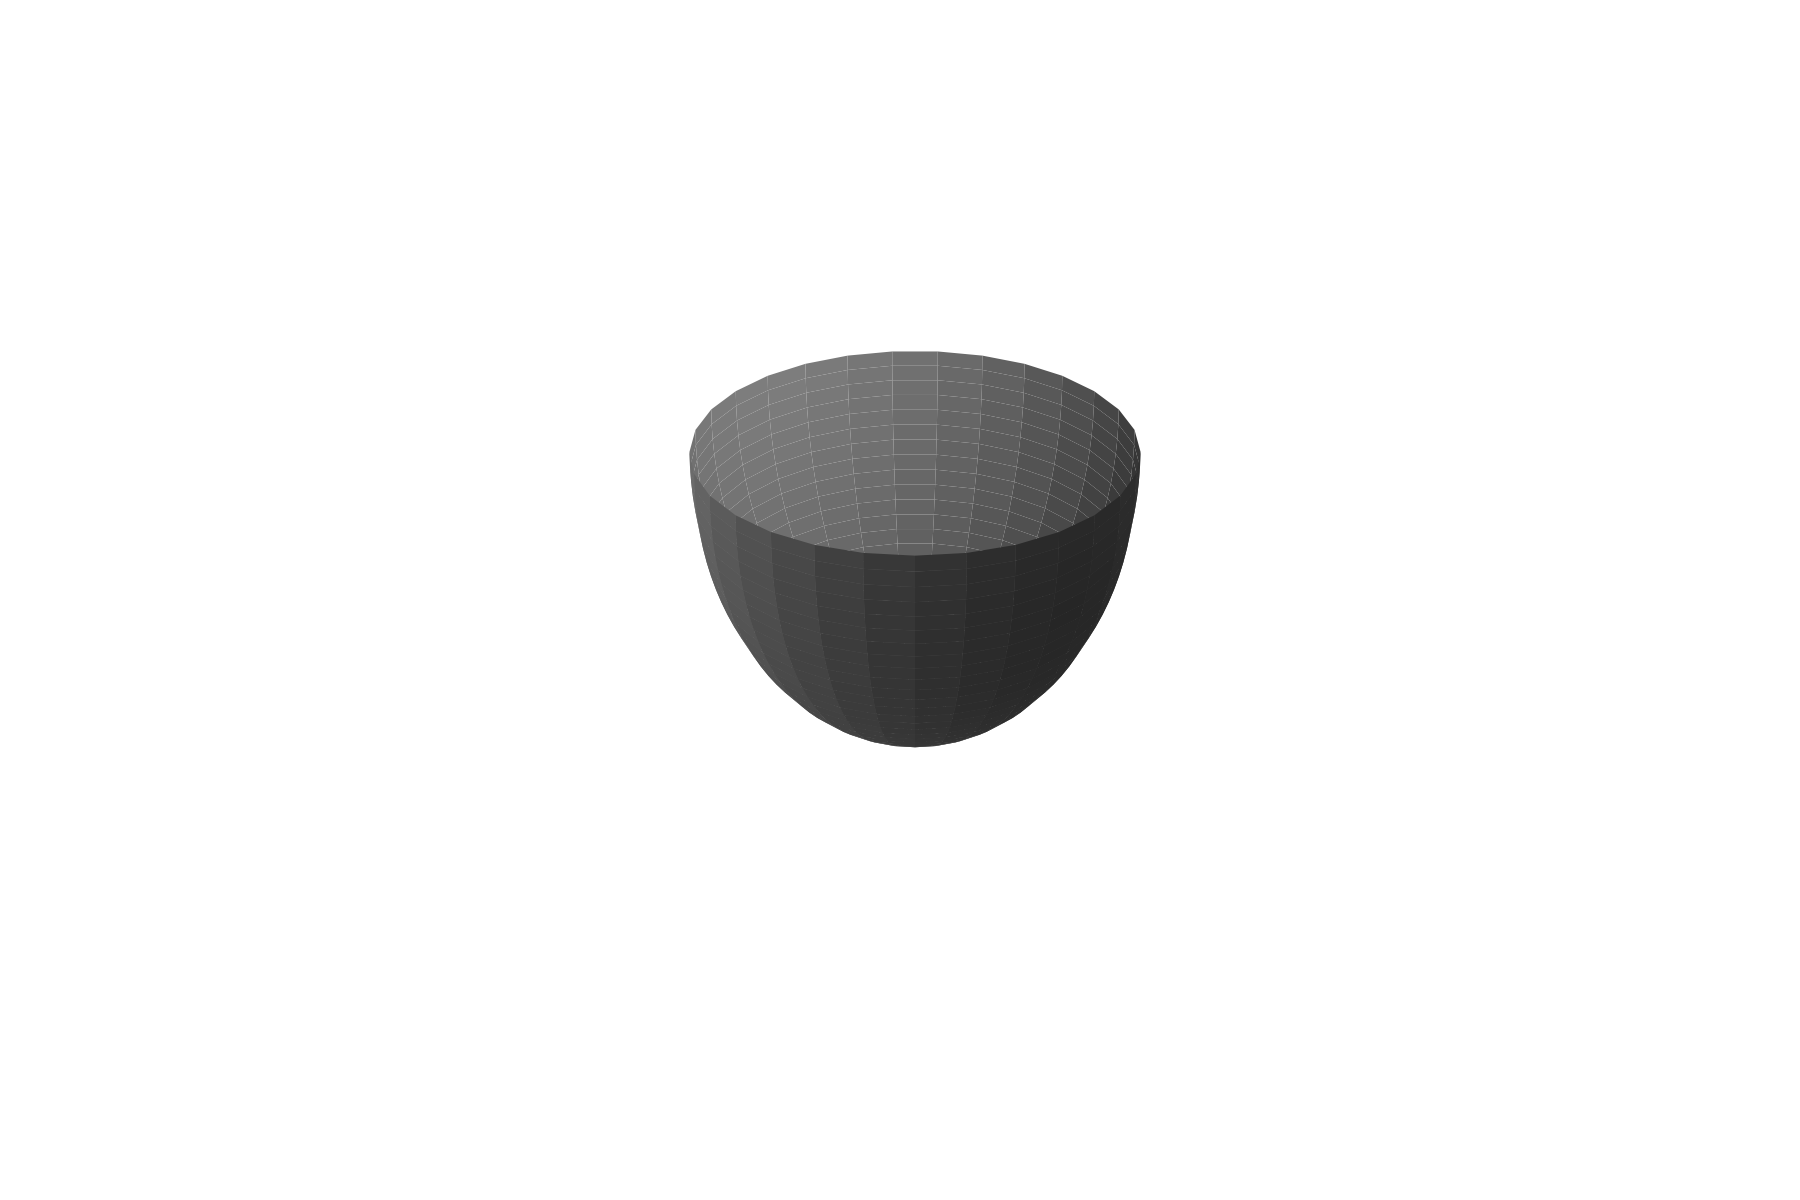

Python code for this plot:
import matplotlib.pyplot as plt
import matplotlib.patches as patches
from mpl_toolkits.mplot3d import Axes3D
from mpl_toolkits.mplot3d.art3d import Poly3DCollection
import numpy as np
import random

def draw_base(filename="bonsai_base.png"):
    base_type = random.choice(["cuboid", "trapezoidal", "cylinder", "curved trapezoidal", "spherical"])
    print(f"Base type selected: {base_type}")
    
    add_feet = random.random() < 0.5
    if base_type == "cylinder":
        draw_3D_base(filename, base_type)
    elif base_type == "spherical":
        draw_3D_base(filename, base_type)
    else:
        draw_flat_base(filename, base_type, add_feet)

def draw_3D_base(filename, base_type):
    fig = plt.figure(figsize=(6, 4))
    ax = fig.add_subplot(111, projection='3d')
    ax.axis('off')

    height = random.uniform(0.5, 2.0)
    width = random.uniform(4.0, 8.0)
    depth = random.uniform(2.0, 4.0)

    if base_type == "cylinder":
        r_top = random.uniform(0.5, 1.0) * (width / 2)
        r_bot = width / 2
        z = np.linspace(0, height, 30)
        theta = np.linspace(0, 2 * np.pi, 50)
        Z, Theta = np.meshgrid(z, theta)

        R = np.linspace(r_bot, r_top, len(z))
        R = np.tile(R, (len(theta), 1))
        X = R * np.cos(Theta)
        Y = R * np.sin(Theta)

        ax.plot_surface(X, Y, Z, color='gray', edgecolor='none', linewidth=0, alpha=1.0)

    elif base_type == "spherical":
        # Half sphere (hemisphere)
        u = np.linspace(np.pi/2, np.pi, 30)    
        v = np.linspace(0, 2*np.pi, 30)   
        radius = width / 2
        U, V = np.meshgrid(u, v)
        X = radius * np.sin(U) * np.cos(V)
        Y = radius * np.sin(U) * np.sin(V)
        Z = radius * np.cos(U)

        ax.plot_surface(X, Y, Z, color='gray', edgecolor='none', alpha=1.0)

    ax.set_box_aspect([width, depth, height])
    ax.view_init(elev=15, azim=0)
    ax.set_axis_off()
    fig.patch.set_alpha(0.0)
    ax.patch.set_alpha(0.0)
    plt.tight_layout()
    plt.savefig(filename, dpi=300, transparent=True)
    plt.close()
    print(f"Base saved to: {filename}")


def draw_flat_base(filename, base_type, add_feet):
    fig, ax = plt.subplots(figsize=(5, 4))
    ax.set_aspect('equal')
    ax.axis('off')

    width = random.uniform(6, 8)
    height = random.uniform(2, 3)
    top_depth = random.uniform(0.3, 0.5)
    top_shrink = random.uniform(0.7, 0.9)
    corner_radius = min(0.6, height * 0.25)

    # Base front face vertices
    if base_type in ["trapezoidal", "curved trapezoidal"]:
        shrink = random.uniform(0.7, 0.9)
        top_right = (width * shrink + (1 - shrink) * width / 2, height)
        top_left = ((1 - shrink) * width / 2, height)
    else:
        top_left = (0, height)
        top_right = (width, height)

    bottom_left = (0, 0)
    bottom_right = (width, 0)

    def arc(cx, cy, start_angle, end_angle, r, steps=6):
        angles = np.linspace(start_angle, end_angle, steps)
        return [(cx + r * np.cos(a), cy + r * np.sin(a)) for a in angles]

    def vertical_curve(p1, p2, amount=0.2, steps=10):
        xs = np.linspace(p1[0], p2[0], steps)
        ys = np.linspace(p1[1], p2[1], steps)
        dx = amount * np.sin(np.linspace(0, np.pi, steps))
        return list(zip(xs + dx, ys))

    #FRONT FACE
    if base_type == "curved trapezoidal":
        front_face = []
        front_face += arc(bottom_left[0] + corner_radius, bottom_left[1] + corner_radius,
                          np.pi, 1.5 * np.pi, corner_radius)
        front_face.append((bottom_right[0] - corner_radius, bottom_right[1]))
        front_face += arc(bottom_right[0] - corner_radius, bottom_right[1] + corner_radius,
                          1.5 * np.pi, 2 * np.pi, corner_radius)

        left_curve = vertical_curve((bottom_left[0], bottom_left[1] + corner_radius), top_left, amount=0.2)
        right_curve = vertical_curve((bottom_right[0], bottom_right[1] + corner_radius), top_right, amount=-0.2)

        front_face += right_curve
        front_face += left_curve[::-1]
    else:
        front_face = []
        front_face += arc(bottom_left[0] + corner_radius, bottom_left[1] + corner_radius,
                          np.pi, 1.5 * np.pi, corner_radius)
        front_face.append((bottom_right[0] - corner_radius, bottom_right[1]))
        front_face += arc(bottom_right[0] - corner_radius, bottom_right[1] + corner_radius,
                          1.5 * np.pi, 2 * np.pi, corner_radius)
        front_face.append((top_right[0], top_right[1] - corner_radius))
        front_face += arc(top_right[0] - corner_radius, top_right[1] - corner_radius, 0, 0.5 * np.pi, corner_radius)
        front_face.append((top_left[0] + corner_radius, top_left[1]))
        front_face += arc(top_left[0] + corner_radius, top_left[1] - corner_radius,
                          0.5 * np.pi, np.pi, corner_radius)
        front_face.append((bottom_left[0], bottom_left[1] + corner_radius))

    ax.add_patch(patches.Polygon(front_face, closed=True, facecolor="gray", edgecolor="black", linewidth=2))

    # TOP FACE
    if base_type == "curved trapezoidal":
        top_left_corner = left_curve[-1]
        top_right_corner = right_curve[-1]
    else:
        top_left_corner = (top_left[0] + corner_radius / 1.5, top_left[1])
        top_right_corner = (top_right[0] - corner_radius / 1.5, top_right[1])

    top_inner_left = (
        top_left_corner[0] + (top_right_corner[0] - top_left_corner[0]) * (1 - top_shrink) / 2,
        top_left_corner[1] + top_depth
    )
    top_inner_right = (
        top_right_corner[0] - (top_right_corner[0] - top_left_corner[0]) * (1 - top_shrink) / 2,
        top_right_corner[1] + top_depth
    )

    if base_type == "curved trapezoidal":
        top_face = []
        top_face.append(top_left_corner)
        top_face.append(top_right_corner)
        top_face.append(top_inner_right)
        top_face.append(top_inner_left)
    else:
        top_face = [
            top_left_corner,
            top_right_corner,
            top_inner_right,
            top_inner_left
        ]

    ax.add_patch(patches.Polygon(top_face, closed=True, facecolor="#cccccc", edgecolor="black", linewidth=2))

    if add_feet:
        foot_width = width * 0.15
        foot_height = 0.2
        spacing = width * 0.25
        base_y = 0 

        for x_offset in [-spacing, spacing]:
            rect = patches.Rectangle(
                (width / 2 + x_offset - foot_width / 2, base_y - foot_height),
                foot_width, foot_height,
                linewidth=0, facecolor='grey'
            )
            ax.add_patch(rect)

    ax.set_xlim(-1, width + 2)
    ax.set_ylim(-1, height + top_depth + 1)
    plt.tight_layout()
    plt.savefig(filename, dpi=300, transparent=True)
    plt.close()
    print(f"Flat base saved to: {filename}")

